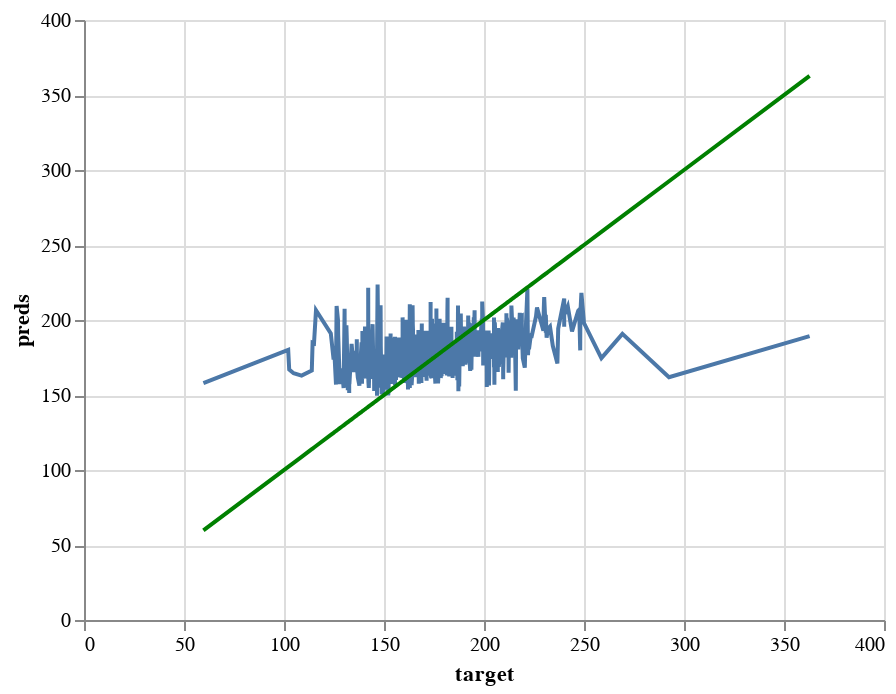

Notebook code for this chart:
### Code cell
# predictions versus the target line charts on the test set
perfect_test_2 = alt.Chart(pd.DataFrame({'target': y_test_2, 'preds': y_test_2})).mark_line(color='green').encode(
    x='target',
    y='preds'
)

pred_chart_test_2 = alt.Chart(pd.DataFrame({'target': y_test_2, 'preds': y_test_preds_2})).mark_line().encode(
    x='target',
    y='preds'
  )

pred_chart_test_2 + perfect_test_2

### Figure 1 — Vega-Lite specification as saved in the notebook (floating-point values rounded to 4 significant figures; data arrays with more than 128 entries replaced by an {"elided": "..."} marker saying what was removed)
{"config": {"view": {"continuousWidth": 400, "continuousHeight": 300}}, "layer": [{"data": {"name": "data-12a1aa52252a66c471dad494a478955c"}, "mark": "line", "encoding": {"x": {"field": "target", "type": "quantitative"}, "y": {"field": "preds", "type": "quantitative"}}}, {"data": {"name": "data-325359e573684d5da4db6a7c05ccc135"}, "mark": {"type": "line", "color": "green"}, "encoding": {"x": {"field": "target", "type": "quantitative"}, "y": {"field": "preds", "type": "quantitative"}}}], "$schema": "https://vega.github.io/schema/vega-lite/v4.17.0.json", "datasets": {"data-12a1aa52252a66c471dad494a478955c": {"elided": "609 records"}, "data-325359e573684d5da4db6a7c05ccc135": {"elided": "609 records"}}}
